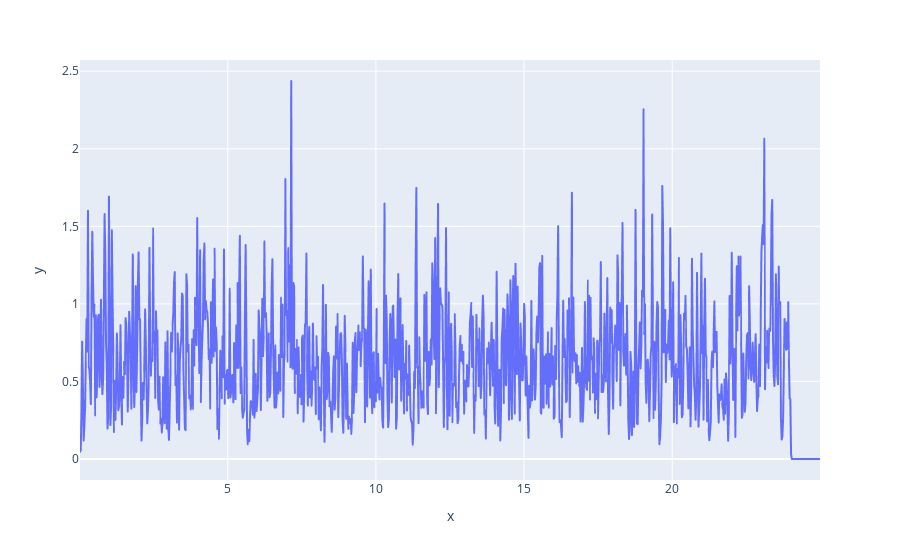

Notebook code for this chart:
### Code cell
signal, target, bins = next(dataloader)
pred = model(signal)
print(f"prediction: {torch.argmax(pred).item()}, target: {torch.argmax(target).item()}")
x = (bins[1:] + bins[:-1]) * 0.5  # get midpoints of bins
signal = signal.cpu()
y = signal.numpy()
px.line(x=x, y=y)

### Figure 1 — Plotly figure (JSON) as saved in the notebook; plotly's stock layout.template omitted (floating-point values rounded to 4 significant figures; data arrays with more than 128 entries replaced by an {"elided": "..."} marker saying what was removed)
{"data": [{"hovertemplate": "x=%{x}<br>y=%{y}<extra></extra>", "legendgroup": "", "line": {"color": "#636efa", "dash": "solid"}, "marker": {"symbol": "circle"}, "mode": "lines", "name": "", "showlegend": false, "type": "scattergl", "x": {"elided": "1024 float values"}, "xaxis": "x", "y": {"elided": "1024 float values"}, "yaxis": "y"}], "layout": {"legend": {"tracegroupgap": 0}, "margin": {"t": 60}, "xaxis": {"anchor": "y", "domain": [0, 1], "title": {"text": "x"}}, "yaxis": {"anchor": "x", "domain": [0, 1], "title": {"text": "y"}}}}
